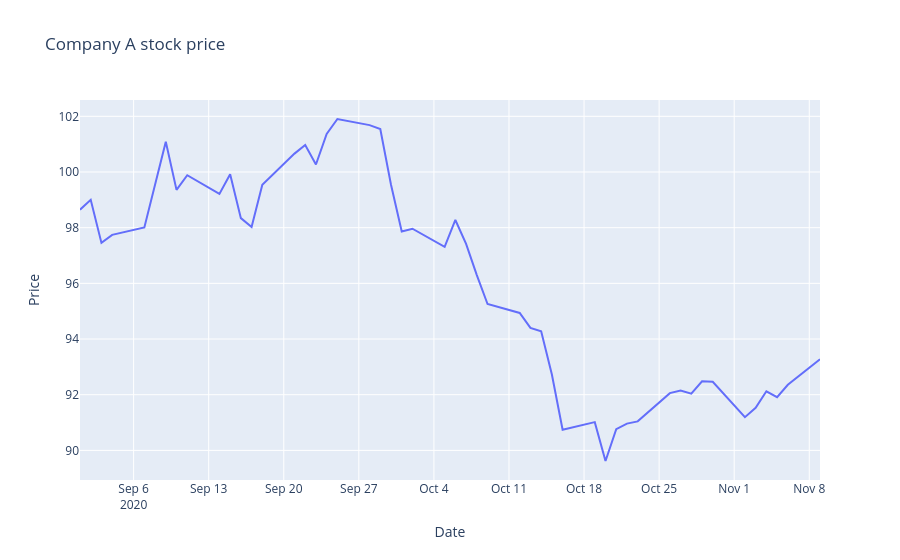

Source (notebook cell):
### Code cell
# Chart

fig = px.line(
    df,
    x='Date',
    y='Company_A',
    title='Company A stock price',
    labels={'Date': 'Date', 'Company_A': 'Price'}
)

fig.show()

### Figure 1 — Plotly figure (JSON) as saved in the notebook; plotly's stock layout.template omitted (floating-point values rounded to 4 significant figures)
{"data": [{"hovertemplate": "Date=%{x}<br>Price=%{y}<extra></extra>", "legendgroup": "", "line": {"color": "#636efa", "dash": "solid"}, "marker": {"symbol": "circle"}, "mode": "lines", "name": "", "orientation": "v", "showlegend": false, "type": "scatter", "x": ["2020-09-01T00:00:00", "2020-09-02T00:00:00", "2020-09-03T00:00:00", "2020-09-04T00:00:00", "2020-09-07T00:00:00", "2020-09-08T00:00:00", "2020-09-09T00:00:00", "2020-09-10T00:00:00", "2020-09-11T00:00:00", "2020-09-14T00:00:00", "2020-09-15T00:00:00", "2020-09-16T00:00:00", "2020-09-17T00:00:00", "2020-09-18T00:00:00", "2020-09-21T00:00:00", "2020-09-22T00:00:00", "2020-09-23T00:00:00", "2020-09-24T00:00:00", "2020-09-25T00:00:00", "2020-09-28T00:00:00", "2020-09-29T00:00:00", "2020-09-30T00:00:00", "2020-10-01T00:00:00", "2020-10-02T00:00:00", "2020-10-05T00:00:00", "2020-10-06T00:00:00", "2020-10-07T00:00:00", "2020-10-08T00:00:00", "2020-10-09T00:00:00", "2020-10-12T00:00:00", "2020-10-13T00:00:00", "2020-10-14T00:00:00", "2020-10-15T00:00:00", "2020-10-16T00:00:00", "2020-10-19T00:00:00", "2020-10-20T00:00:00", "2020-10-21T00:00:00", "2020-10-22T00:00:00", "2020-10-23T00:00:00", "2020-10-26T00:00:00", "2020-10-27T00:00:00", "2020-10-28T00:00:00", "2020-10-29T00:00:00", "2020-10-30T00:00:00", "2020-11-02T00:00:00", "2020-11-03T00:00:00", "2020-11-04T00:00:00", "2020-11-05T00:00:00", "2020-11-06T00:00:00", "2020-11-09T00:00:00"], "xaxis": "x", "y": [98.65, 99.0, 97.45, 97.74, 98.01, 99.51, 101.1, 99.36, 99.88, 99.21, 99.92, 98.34, 98.03, 99.54, 100.7, 101.0, 100.3, 101.4, 101.9, 101.7, 101.5, 99.54, 97.86, 97.96, 97.31, 98.28, 97.42, 96.3, 95.26, 94.94, 94.4, 94.28, 92.72, 90.74, 91.01, 89.62, 90.76, 90.96, 91.04, 92.06, 92.15, 92.04, 92.48, 92.46, 91.19, 91.53, 92.12, 91.91, 92.36, 93.27], "yaxis": "y"}], "layout": {"autosize": true, "legend": {"tracegroupgap": 0}, "title": {"text": "Company A stock price"}, "xaxis": {"anchor": "y", "autorange": true, "domain": [0, 1], "range": ["2020-09-01", "2020-11-09"], "title": {"text": "Date"}, "type": "date"}, "yaxis": {"anchor": "x", "autorange": true, "domain": [0, 1], "range": [88.94, 102.6], "title": {"text": "Price"}, "type": "linear"}}}
